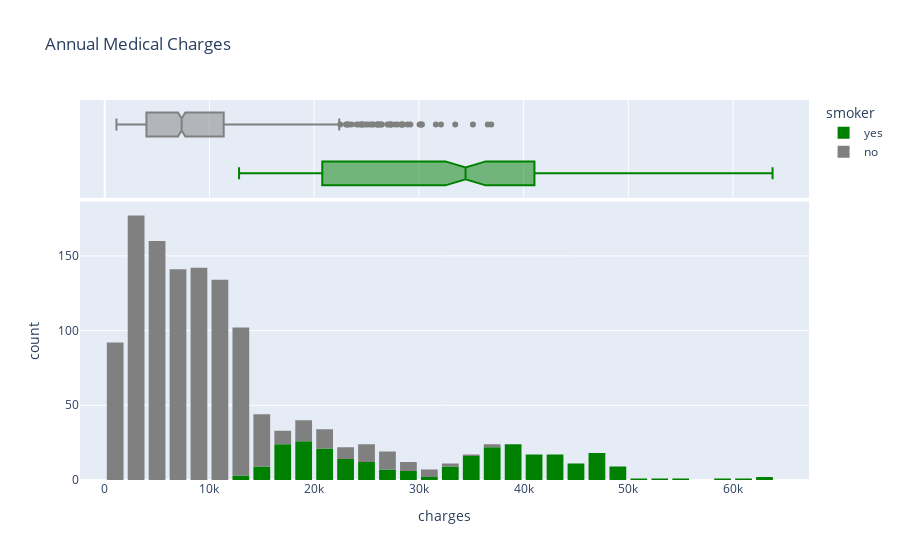

Notebook cell for this chart:
### Markdown cell above
Visualize the distribution of medical charges in connection with other factors like "sex" and "region"

### Code cell
fig = px.histogram(medical_dt, 
                   x='charges', 
                   marginal='box',
                   color='smoker',
                   color_discrete_sequence=['green', 'grey'], 
                   title='Annual Medical Charges')
fig.update_layout(bargap=0.2)
fig.show()

### Figure 1 — Plotly figure (JSON) as saved in the notebook; plotly's stock layout.template omitted (floating-point values rounded to 4 significant figures; data arrays with more than 128 entries replaced by an {"elided": "..."} marker saying what was removed)
{"data": [{"alignmentgroup": "True", "bingroup": "x", "hovertemplate": "smoker=yes<br>charges=%{x}<br>count=%{y}<extra></extra>", "legendgroup": "yes", "marker": {"color": "green", "pattern": {"shape": ""}}, "name": "yes", "offsetgroup": "yes", "orientation": "v", "showlegend": true, "type": "histogram", "x": {"elided": "274 float values"}, "xaxis": "x", "yaxis": "y"}, {"alignmentgroup": "True", "hovertemplate": "smoker=yes<br>charges=%{x}<extra></extra>", "legendgroup": "yes", "marker": {"color": "green"}, "name": "yes", "notched": true, "offsetgroup": "yes", "showlegend": false, "type": "box", "x": {"elided": "274 float values"}, "xaxis": "x2", "yaxis": "y2"}, {"alignmentgroup": "True", "bingroup": "x", "hovertemplate": "smoker=no<br>charges=%{x}<br>count=%{y}<extra></extra>", "legendgroup": "no", "marker": {"color": "grey", "pattern": {"shape": ""}}, "name": "no", "offsetgroup": "no", "orientation": "v", "showlegend": true, "type": "histogram", "x": {"elided": "1064 float values"}, "xaxis": "x", "yaxis": "y"}, {"alignmentgroup": "True", "hovertemplate": "smoker=no<br>charges=%{x}<extra></extra>", "legendgroup": "no", "marker": {"color": "grey"}, "name": "no", "notched": true, "offsetgroup": "no", "showlegend": false, "type": "box", "x": {"elided": "1064 float values"}, "xaxis": "x2", "yaxis": "y2"}], "layout": {"autosize": true, "bargap": 0.2, "barmode": "relative", "legend": {"title": {"text": "smoker"}, "tracegroupgap": 0}, "title": {"text": "Annual Medical Charges"}, "xaxis": {"anchor": "y", "autorange": true, "domain": [0, 1], "range": [-2359.0, 67250.0], "title": {"text": "charges"}, "type": "linear"}, "xaxis2": {"anchor": "y2", "autorange": true, "domain": [0, 1], "matches": "x", "range": [-2359.0, 67250.0], "showgrid": true, "showticklabels": false, "type": "linear"}, "yaxis": {"anchor": "x", "autorange": true, "domain": [0, 0.7326], "range": [0, 186.3], "title": {"text": "count"}}, "yaxis2": {"anchor": "x2", "autorange": true, "domain": [0.7426, 1], "matches": "y2", "range": [-0.5, 1.5], "showgrid": false, "showline": false, "showticklabels": false, "ticks": "", "type": "category"}}}
